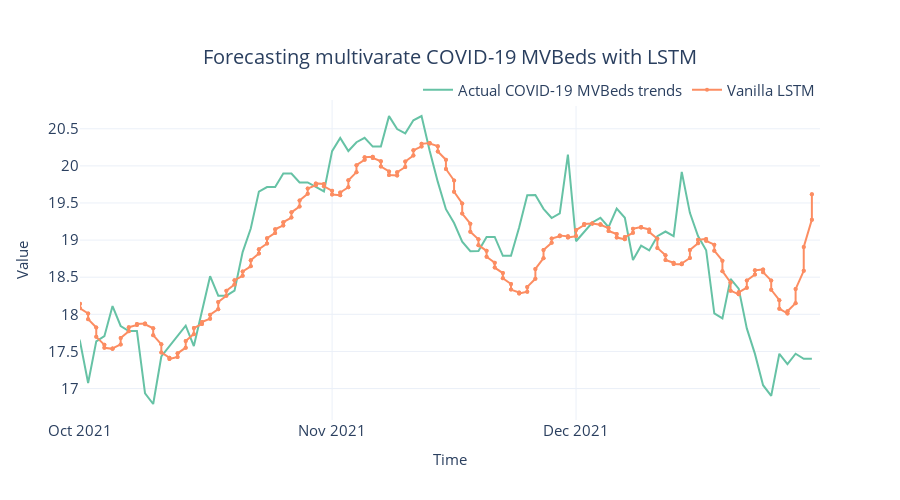

Notebook source saved alongside this figure:
### Code cell
fig = plot_forecast(
    pred_df,
    forecast_columns=["Vanilla LSTM"],
    forecast_display_names=["Vanilla LSTM"],
)
title = f"Forecasting multivarate COVID-19 MVBeds with {algorithm_name}"
fig = format_plot(fig, title=title)
fig.update_xaxes(
    type="date", range=["2021-10-01", "2021-12-31"], dtick="M1", tickformat="%b %Y"
)
save_path = f"images/forecast_multivarate_{algorithm_name}.png"
# pio.write_image(fig, save_path)
fig.show()

### Figure 1 — Plotly figure (JSON) as saved in the notebook; plotly's stock layout.template omitted (floating-point values rounded to 4 significant figures; data arrays with more than 128 entries replaced by an {"elided": "..."} marker saying what was removed)
{"data": [{"line": {"color": "rgb(102,194,165)", "width": 2}, "marker": {"opacity": 0.5, "size": 6}, "mode": "lines", "name": "Actual COVID-19 MVBeds trends", "type": "scatter", "x": {"elided": "428 str values"}, "y": {"elided": "428 float values"}}, {"line": {"color": "rgb(252,141,98)", "width": 2}, "marker": {"size": 4}, "mode": "lines+markers", "name": "Vanilla LSTM", "type": "scatter", "x": {"elided": "428 str values"}, "y": {"elided": "428 float values"}}], "layout": {"autosize": false, "height": 500, "legend": {"font": {"size": 15}, "orientation": "h", "title": {}, "x": 1, "xanchor": "right", "y": 0.98, "yanchor": "bottom"}, "title": {"font": {"size": 20}, "text": "Forecasting multivarate COVID-19 MVBeds with LSTM", "x": 0.5, "xanchor": "center", "yanchor": "top"}, "width": 900, "xaxis": {"dtick": "M1", "range": ["2021-10-01", "2021-12-31"], "tickfont": {"size": 15}, "tickformat": "%b %Y", "title": {"font": {"size": 15}, "text": "Time"}, "type": "date"}, "yaxis": {"tickfont": {"size": 15}, "title": {"font": {"size": 15}, "text": "Value"}}}}
